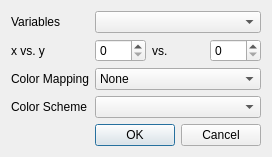
<?xml version="1.0" encoding="UTF-8"?>
<ui version="4.0">
 <class>PlotMakerDialog</class>
 <widget class="QDialog" name="PlotMakerDialog">
  <property name="geometry">
   <rect>
    <x>0</x>
    <y>0</y>
    <width>248</width>
    <height>153</height>
   </rect>
  </property>
  <property name="windowTitle">
   <string>Create Plot from Analysis</string>
  </property>
  <layout class="QFormLayout" name="formLayout">
   <item row="0" column="0">
    <widget class="QLabel" name="label">
     <property name="text">
      <string>Variables</string>
     </property>
    </widget>
   </item>
   <item row="0" column="1">
    <widget class="QComboBox" name="variablesComboBox"/>
   </item>
   <item row="1" column="0">
    <widget class="QLabel" name="label_4">
     <property name="text">
      <string>x vs. y</string>
     </property>
    </widget>
   </item>
   <item row="1" column="1">
    <layout class="QHBoxLayout" name="horizontalLayout">
     <item>
      <widget class="QSpinBox" name="xSpinBox"/>
     </item>
     <item>
      <widget class="QLabel" name="label_3">
       <property name="text">
        <string>vs.</string>
       </property>
      </widget>
     </item>
     <item>
      <widget class="QSpinBox" name="ySpinBox"/>
     </item>
    </layout>
   </item>
   <item row="2" column="0">
    <widget class="QLabel" name="label_2">
     <property name="text">
      <string>Color Mapping</string>
     </property>
    </widget>
   </item>
   <item row="2" column="1">
    <widget class="QComboBox" name="mappingComboBox">
     <item>
      <property name="text">
       <string>None</string>
      </property>
     </item>
    </widget>
   </item>
   <item row="4" column="1">
    <widget class="QDialogButtonBox" name="buttonBox">
     <property name="orientation">
      <enum>Qt::Horizontal</enum>
     </property>
     <property name="standardButtons">
      <set>QDialogButtonBox::Cancel|QDialogButtonBox::Ok</set>
     </property>
    </widget>
   </item>
   <item row="3" column="1">
    <widget class="QComboBox" name="colorComboBox"/>
   </item>
   <item row="3" column="0">
    <widget class="QLabel" name="label_5">
     <property name="text">
      <string>Color Scheme</string>
     </property>
    </widget>
   </item>
  </layout>
 </widget>
 <resources/>
 <connections>
  <connection>
   <sender>buttonBox</sender>
   <signal>accepted()</signal>
   <receiver>PlotMakerDialog</receiver>
   <slot>accept()</slot>
   <hints>
    <hint type="sourcelabel">
     <x>248</x>
     <y>254</y>
    </hint>
    <hint type="destinationlabel">
     <x>157</x>
     <y>274</y>
    </hint>
   </hints>
  </connection>
  <connection>
   <sender>buttonBox</sender>
   <signal>rejected()</signal>
   <receiver>PlotMakerDialog</receiver>
   <slot>reject()</slot>
   <hints>
    <hint type="sourcelabel">
     <x>316</x>
     <y>260</y>
    </hint>
    <hint type="destinationlabel">
     <x>286</x>
     <y>274</y>
    </hint>
   </hints>
  </connection>
 </connections>
</ui>
